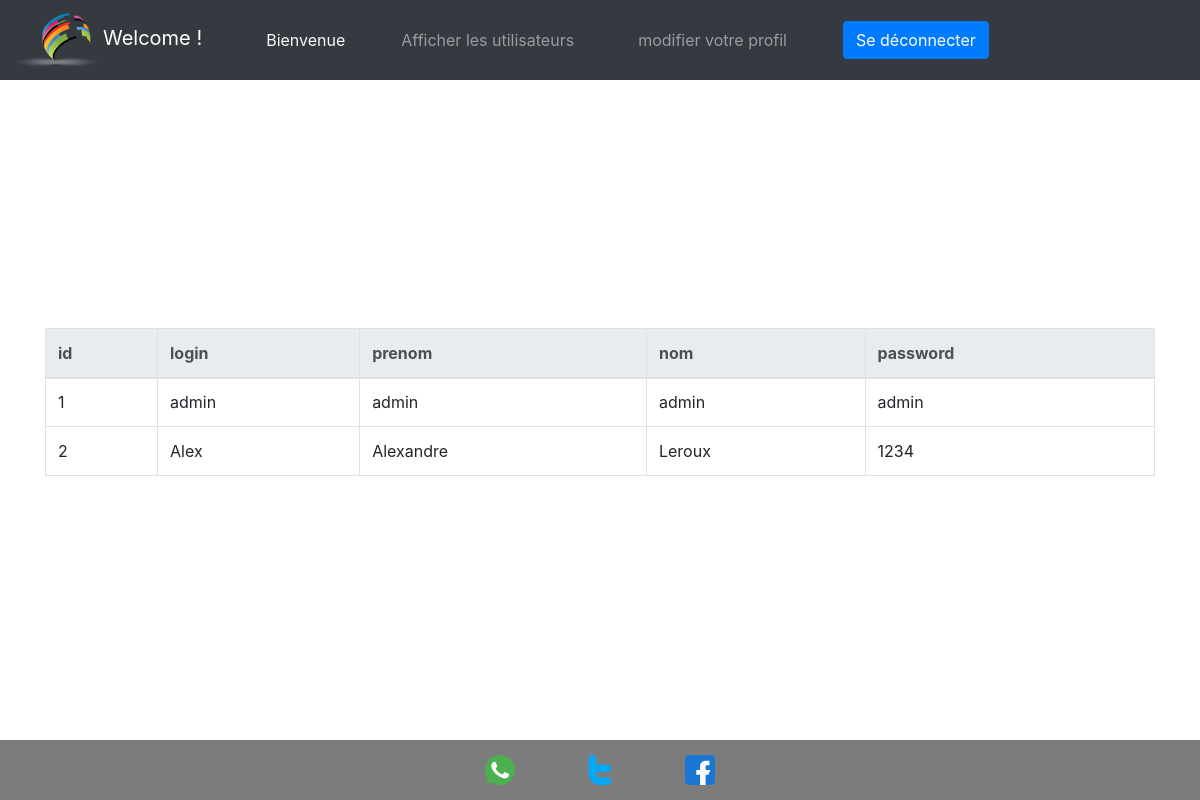
The app's page /admin.php, older data.
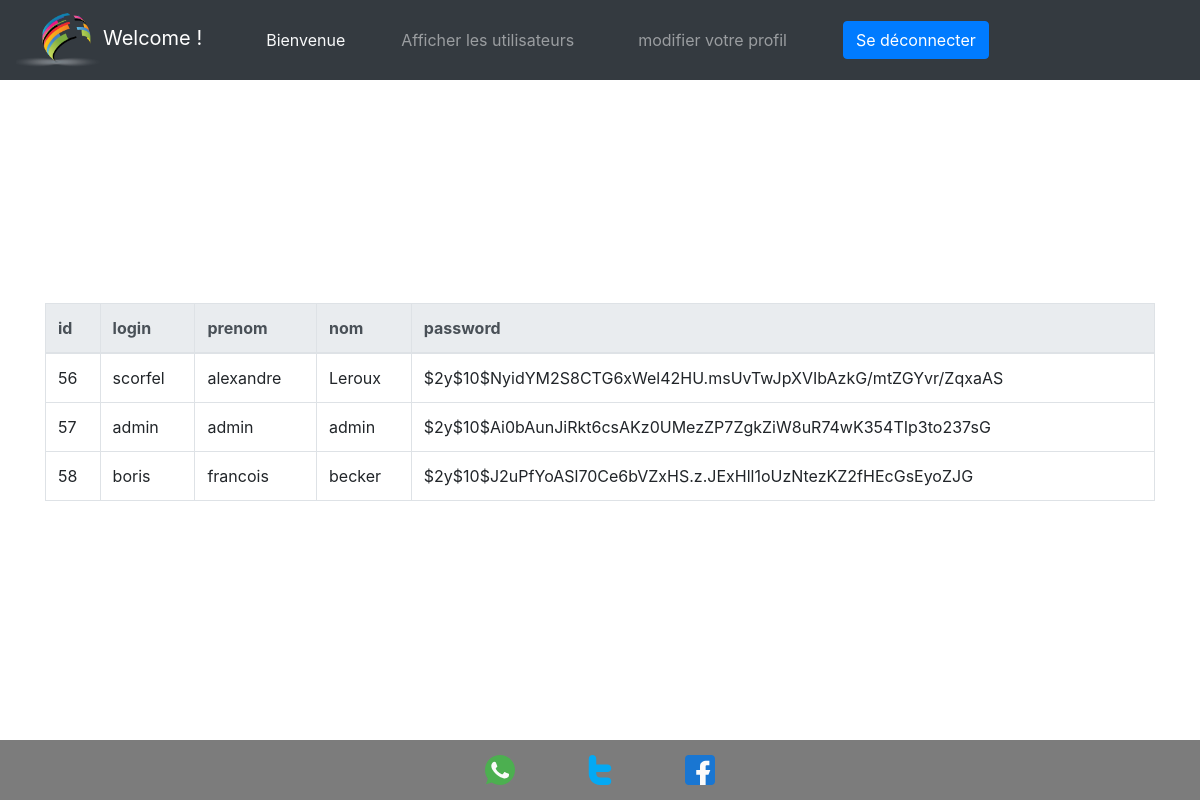
The same page, newer data.
### tables this page shows
CREATE TABLE `utilisateurs` (
  `id` int(11) NOT NULL,
  `login` varchar(255) NOT NULL,
  `prenom` varchar(255) NOT NULL,
  `nom` varchar(255) NOT NULL,
  `password` varchar(255) NOT NULL
);

### admin.php (the view, shortened to what this page needs)
<!DOCTYPE html>
<html lang="fr">
<head>
    <link rel="stylesheet" href="https://cdn.jsdelivr.net/npm/bootstrap@4.5.3/dist/css/bootstrap.min.css">
    <link rel="stylesheet" href="CSS/style.css" />
</head>
<body>
<main>
<?php
        try
            {
                $bdd = new PDO('mysql:host=localhost;dbname=moduleconnexion;charset=utf8', 'root', 'root', array(PDO::ATTR_ERRMODE => PDO::ERRMODE_EXCEPTION));
            }
        catch (Exception $e)
            {
                die('Erreur : ' . $e->getMessage());
            }
?>
<?php include("code/header-admin.php"); ?>
<?php
     $req = $bdd->query('SELECT * FROM utilisateurs ');
     $donnees = $req->fetch(PDO::FETCH_ASSOC);
?>
<div class='container  table-responsive-lg'>
    <table class="table table-bordered table-hover ">
        <thead class="thead-light">
            <tr>
                    <?php
                            foreach ( $donnees as $key => $value)
                            {
                                echo '<th>'.$key.'</th> ';
                            }
                    ?>
            </tr>
        </thead>
        <tbody >
                <tr>
                        <?php
                                echo '<tr>';
                                foreach ( $donnees as $key => $value)
                                {
                                    echo '<td>' .$value.'</td>';
                                }
                                while (  (  $donnees = $req->fetch(PDO::FETCH_ASSOC))  != NULL)
                                {
                                    echo '<tr>';
                                    foreach ( $donnees as $key => $value){
                                        echo '<td>' .$value.'</td>';
                                            }
                                }
                        ?>
                </tr>
        </tbody>
    </table>
</div>
<?php include("code/footer.php");?>
</main>
</body>
</html>

### code/header-admin.php (shortened to what this page needs)
<header class="container-fluid-xl  sticky-top" id=header>
    <nav class="h-100 navbar navbar-expand-lg navbar-dark bg-dark ">
        <a class="navbar-brand h-100" href="index.php"><img src="media/logo.png"  class="h-100 img-fluid"   alt="logo">Welcome !</a>
        <div class="collapse navbar-collapse" id="navbarSupportedContent">
                <ul class="bg-dark justify-content-around navbar-nav ">
                            <p class='d-flex align-items-center text-light my-2 bg-dark text-nowrap align ml-5'>Bienvenue <?php echo $_SESSION['prenom'] ?></p>
                            <li class="nav-item ml-5 my-2 ">
                                <a class="nav-link text-nowrap " href="admin.php">Afficher les utilisateurs</a>
                            </li>
                            <li class="nav-item ml-5 my-2 ">
                                <a class="nav-link text-nowrap " href="profil.php">modifier votre profil</a>
                            </li>
                            <form class="ml-5 my-2 d-flex align-items-center" action="index.php" method="post">
                                     <input class="btn btn-primary " name = "deco" type="submit" value="Se déconnecter">
                            </form>
                </ul>
        </div>
    </nav>
</header>

### code/footer.php
<footer  id="footer">
    <div class="container-fluid h-100  mt-auto sticky-footer-wrapper">
            <div class="row h-100 d-flex justify-content-center align-items-center" id="footer_div_icone">
                <div class="col-1 h-100">
                    <a class="h-100 d-flex justify-content-center align-items-center" href=""><img class="icon_social" src="media/007-whatsapp.svg" alt=""></a>
                </div>
                <div class="col-1 h-100 ">
                    <a class="h-100 d-flex justify-content-center align-items-center"  href=""><img class="icon_social" src="media/014-twitter.svg" alt=""></a>
                </div>
                <div class="col-1 h-100">
                    <a class="h-100 d-flex justify-content-center align-items-center" href=""><img class="icon_social" src="media/045-facebook.svg" alt=""></a>
                </div>
            </div>
    </div>
</footer>

### CSS/style.css (style rules this page uses)
html { height: 100% ! important; display: flex; flex-direction: column; justify-content: space-between; }
body { height: 100% ! important; display: flex; flex-direction: column; justify-content: space-between; }
main { height: 100% ! important; display: flex ! important; flex-direction: column ! important; justify-content: space-between ! important; }
#header { height: 80px; }
footer { height: 60px; background-color: rgb(124, 124, 124); }
.icon_social { height: 30px; }

Row changes from the older to the newer data that the page shows:
removed utilisateurs: id "1", login "admin", prenom "admin", nom "admin", password "admin"
removed utilisateurs: id "2", login "Alex", prenom "Alexandre", nom "Leroux", password "1234"
added utilisateurs: id "56", login "scorfel", prenom "alexandre", nom "Leroux", password "$2y$10$NyidYM2S8CTG6xWel42HU.msUvTwJpXVIbAzkG/mtZGYvr/ZqxaAS"
added utilisateurs: id "57", login "admin", prenom "admin", nom "admin", password "$2y$10$Ai0bAunJiRkt6csAKz0UMezZP7ZgkZiW8uR74wK354TIp3to237sG"
added utilisateurs: id "58", login "boris", prenom "francois", nom "becker", password "$2y$10$J2uPfYoASl70Ce6bVZxHS.z.JExHll1oUzNtezKZ2fHEcGsEyoZJG"
